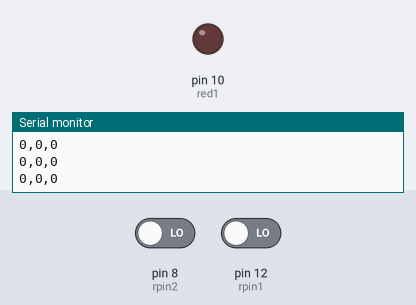
The sketch below on a simulated Arduino Uno, built with avr-gcc and run on an emulated ATmega328P. Shown: output pins drawn as LEDs (lit = HIGH), the last lines printed to the serial monitor. The test bench sets the inputs (shaded band); at power-on: pin 8 (rpin2) LOW, pin 12 (rpin1) LOW.

Above: at 1.2 s.
1.3 s: pin 8 (rpin2) driven HIGH
At 1.46 s:
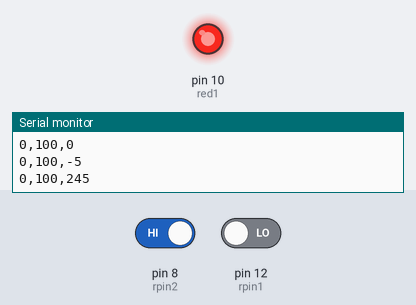
4.3 s: pin 12 (rpin1) driven HIGH
At 5.3 s:
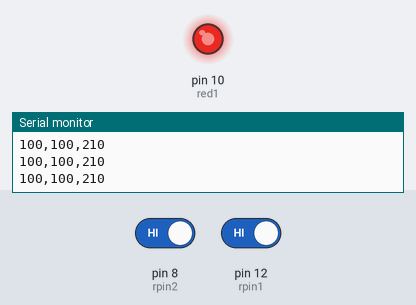
5.8 s: pin 12 (rpin1) driven LOW
8.8 s: pin 8 (rpin2) driven LOW
At 9.6 s:
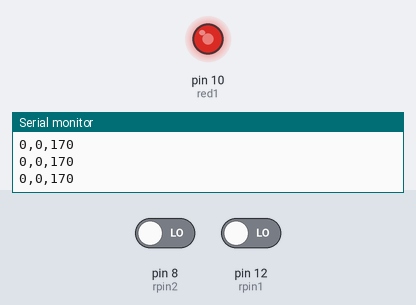
Timing chart, 0 to 11.3 s (numbered marks = the images above; inputs shaded):
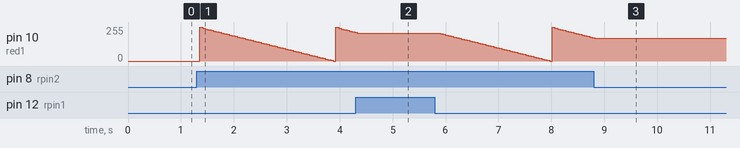

Measured:
- after the input at 1.3 s, pin 10 (red1): ramps from 255/255 to 0/255 and jumps back, once every 2.6 s
- after the input at 4.3 s, pin 10 (red1): goes on until 4.3 s, then stays 210/255
- after the input at 8.8 s, pin 10 (red1): goes on until 8.8 s, then stays 170/255

The sketch:

ledvalbuttctrlplus.ino
```cpp
int rpin1=12;
int red1=10;
int rpin2=8;
int change=5;

int bnew1;
int bold1=0;
int bnew2;
int bold2=0;
int ledval=0;

int wt=50;
int rval;

void setup() {
  Serial.begin(9600);
  pinMode(rpin1,INPUT);
  pinMode(red1,OUTPUT);
  pinMode(rpin2,INPUT);
}

void loop() {
  bnew1=digitalRead(rpin1);
  bnew2=digitalRead(rpin2);
  Serial.print(bnew1*100);
  Serial.print(",");
  Serial.print(bnew2*100);
  Serial.print(",");
  Serial.println(ledval);
  if (ledval>255){
    ledval=ledval-255;
  }
  if (ledval<0){
    ledval=ledval+255;
  }

  if (bold1==1){
    ledval=ledval+change;
  }
  if (bold2==1){
    ledval=ledval-change;
  }
  analogWrite(red1,ledval);
  bold1=bnew1;
  bold2=bnew2;
  delay(wt);
}
```
